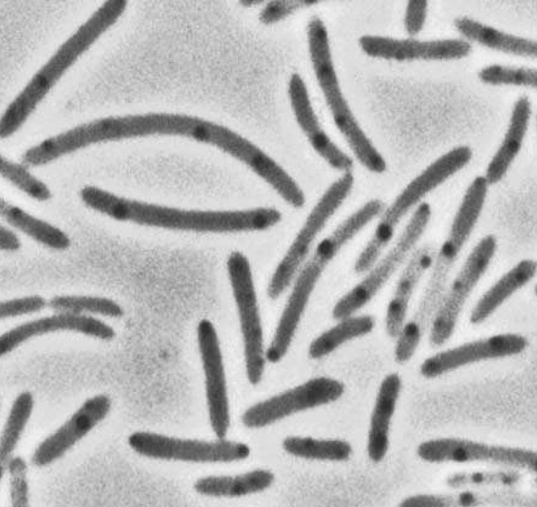
#> input picture bacteria.png, 537 x 507 px
$ jupyter execute --allow-errors Scipy.ipynb
#> lines starting #> are read from the running program, lines starting #| are printed output that depends on the picture; after the words box and inside, x2 and y2 are one past the last pixel; in counts of white or black regions, pixels touching at a corner belong together
[cell 1]
# création d'un dataset
import numpy as np
import matplotlib.pyplot as plt


x = np.linspace (0,10, 10)
y = np.sin(x)
plt.figure(figsize =(5,3))
plt.scatter( x, y)
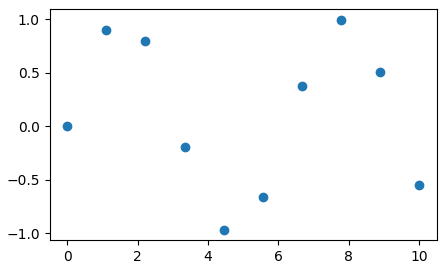
#> figure drawn by matplotlib, 1 panel

[cell 2]
from scipy.interpolate import interp1d
# création de la fontion d'interpolation
f= interp1d(x, y, kind='cubic')

# resultat de l'interpolation sur les nouvelles données
new_x = np.linspace(0,10, 50)

'''
new_x est créé pour avoir des points supplémentaires afin de tracer une courbe interpolée plus fine et continue,
ce qui donne une meilleure visualisation de la relation entre les points de départ x et y.

'''
result = f(new_x)
# visualisation avec matplotlib
plt.scatter(x,y)
plt.plot(new_x, result, c='r')
#> figure, not shown here; curve peaks at x = 7.76, y = 0.995

[cell 3]
# OPTIMISATION AVEC SCIPY

[cell 4]
# Curve_fit

# création d'un dataset avec du brut "normal"
x = np.linspace(0,2, 100)
y = 1/3 * x**3 - 3/5 *x**2 + 2 + np.random.randn(x.shape[0])/20
plt.scatter (x, y )

# Définition d'un modele statistique sensé "coller" au dataset ci-dessus
def f (x, a, b, c, d):
    return a * x**3 + b * x**2 + c * x + d

from scipy import optimize

# curve_fit permet de trouver les parametres du modele f grace a la méthode des moindres carrés
params, param_cov = optimize.curve_fit(f, x, y)  # params : c'est les différents paramétres de notre modéle (a,b,c,d)

# visualisatoin du resultat

plt.scatter( x,y)
plt.plot(x , f(x, params[0], params[1], params[2], params[3]), c='g', lw=3)
#> figure, not shown here; curve peaks at x = 2, y = 2.31

[cell 5]
# la fonction optimize.minimize est utile pour trouver un minimum local dans une fonction a N dimensions

[cell 6]
import numpy as np
import matplotlib.pyplot as plt
from scipy import optimize


# Définition d'une fonction a 1 Dimension
def g (x):
    return x**2 + 15*np.sin(x)

# Visualisation de la fonction
x = np.linspace(-10, 10, 100)
plt.plot(x, g(x))

# Définition d'un point x0 pour l'algorithme de minimisation
x0=-5
result = optimize.minimize(g, x0=x0 ).x # résultat de la minimisation

# visualisation du resultat
plt.plot (x, g(x), lw= 3, zorder= -1, c='black' )
plt.scatter (x0, g(x0),s=250, marker='+', c='r', zorder=1, label='initial') # point initial
plt.scatter(result, g(result), s=100, c='purple', zorder=1, label='final') # point final
plt.legend()
plt.show()
#> figure, not shown here; curve peaks at x = -10, y = 108.2; curve peaks at x = -10, y = 108.2

[cell 7]
import numpy as np
import matplotlib.pyplot as plt
from scipy import optimize


# Définition d'une fonction 2D. X est un tableau numpy a 2-Dimension
def f (x):
    return np.sin(x[0]) + np.cos(x[0]+x[1])*np.cos(x[0])

# Génération de la fonction sur un espace 2D.
x = np.linspace(-3, 3, 100)
y = np.linspace(-3, 3, 100)
x, y = np.meshgrid(x, y)

# Visualisation de la fonction
plt.contour(x, y, f(np.array([x, y])), 20)

# Placement d'un point x0 initial aux coordonées (0,0)
x0 = np.zeros((2, 1))

# Minimisation de la fonction
#> (the rest of this cell did not finish here and is left out)

[cell 8]
'''
TRAITEMENT DE SIGNAL :
fonction signal.detrend est parfaite pour éliminer une tendance linéaire dans un signal. Utile pour beaucoup d'applications !
Le module scipy.fftpack contient des fonctions tres puissantes et simples d'utilisation pour effectuer des transformations de Fourier
'''

[cell 9]
# Création d'un Dataset avec une tendance linéaire
x = np.linspace(0, 20, 100)
y = x + 4*np.sin(x) +np.random.randn(x.shape[0])
plt.plot(x, y)
#> figure, not shown here; curve peaks at x = 19.8, y = 25.21

[cell 10]
from scipy import signal

# Élimination de la tendance linéaire
new_y = signal.detrend(y)

# Visualisation des résultats
plt.plot(x, y, label='originel')
plt.plot(x, new_y, label='detrend')
plt.legend()
plt.show()
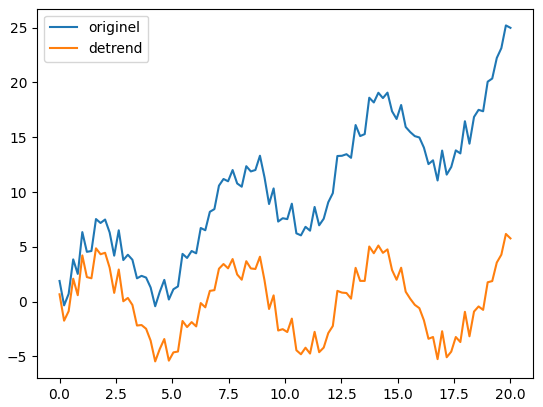
#> figure drawn by matplotlib, 1 panel; curve peaks at x = 19.8, y = 25.21; curve peaks at x = 19.8, y = 6.18

[cell 11]
'''  FFT
La transformation de Fourier permet d'analyser les fréquences qui composent un signal périodique (qui se répete avec le temps).
Cette opération produit un graphique que l'on appelle Spectre.
Une fois le Spectre généré, il est possible de filtrer les bruits indésirables
ou bien de sélectionner seulement certaines fréquences, ou d'en atténuer d'autres... les possibilités sont infinies.
'''

[cell 12]
# Création d'un signal périodique noyé dans du bruit.
x = np.linspace(0, 30, 1000)
y = 3*np.sin(x) + 2*np.sin(5*x) + np.sin(10*x) + np.random.random(x.shape[0])*10
plt.plot(x, y)
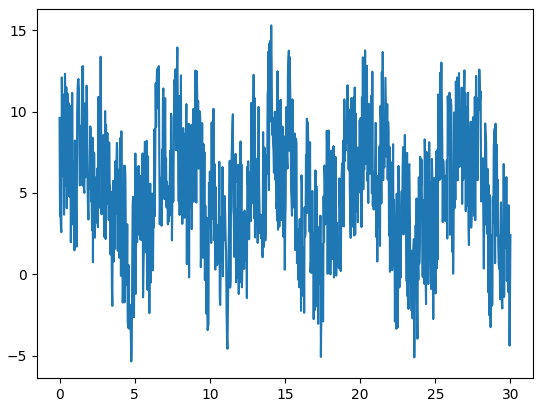
#> figure drawn by matplotlib, 1 panel; curve peaks at x = 14.08, y = 15.31

[cell 13]
from scipy import fftpack

# création des variables Fourier et Fréquences, qui permettent de construire le spectre du signal.
fourier = fftpack.fft(y)
power = np.abs(fourier) # la variable power est créée pour éiminer les amplitudes négatives
frequences = fftpack.fftfreq(y.size)
plt.plot(np.abs(frequences), power)
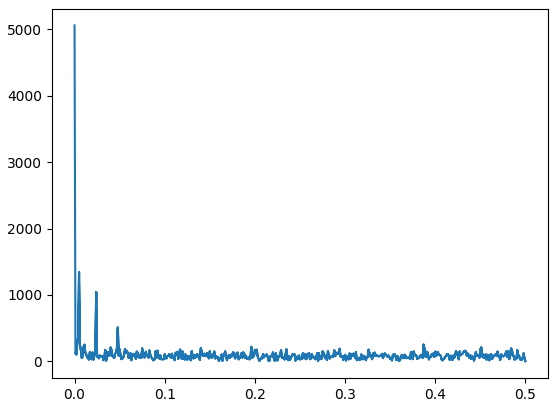
#> figure drawn by matplotlib, 1 panel

[cell 14]
# IMAGE PROCESSING

from scipy import ndimage

np.random.seed(0)
x= np.zeros((32,32))
x[10:-10, 10:-10] = 1
x[np.random.randint(0,32,30),np.random.randint(0,32,30)] = 1 #ajout d'artefacts aléatoires
plt.imshow(x)
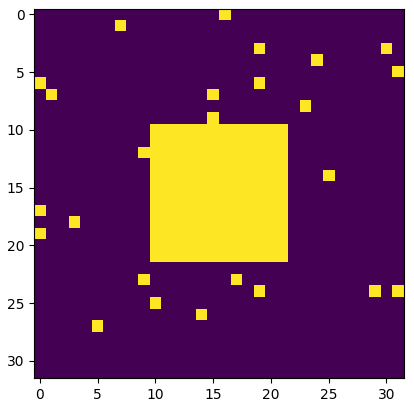
#> figure drawn by matplotlib, 1 panel

[cell 15]
'''
de dilation: imprime des pixels
d'érosion : efface des pixels
'''
# opération de binary_opening = érosion puis dilation
open_X = ndimage.binary_opening(x)
plt.imshow(open_X)
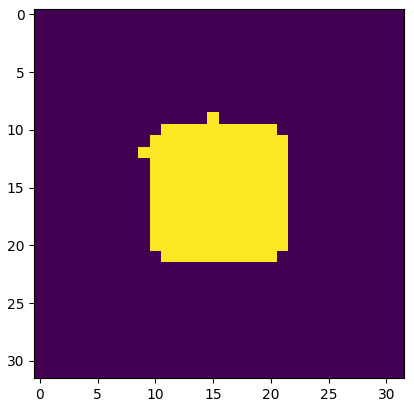
#> figure drawn by matplotlib, 1 panel

[cell 16]
# importer l'image avec pyplot
image = plt.imread('bacteria.png')
#> image is the input picture: shape (507, 537, 3) float32; min 0.169, max 0.957, mean 0.714
image = image[:,:,0] # réduire l'image en 2D
#> image: shape (507, 537) float32
plt.imshow(image, cmap='gray') # afficher l'image
image.shape
#> Out = (507, 537)

[cell 17]
# copy de l'image, puis création d'un histogramme
image_2 = np.copy(image)
plt.hist(image_2.ravel(), bins=255)
plt.title("distribution des valeurs d'intensité des pixels dans l'image.")
plt.show()
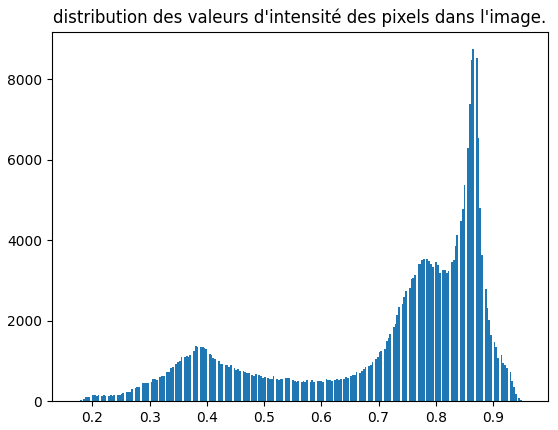
#> figure drawn by matplotlib, 1 panel; tallest bar 8742 high, from x = 0.864 to 0.867

[cell 18]
# boolean indexing: création d'une image binaire
image= image<0.6
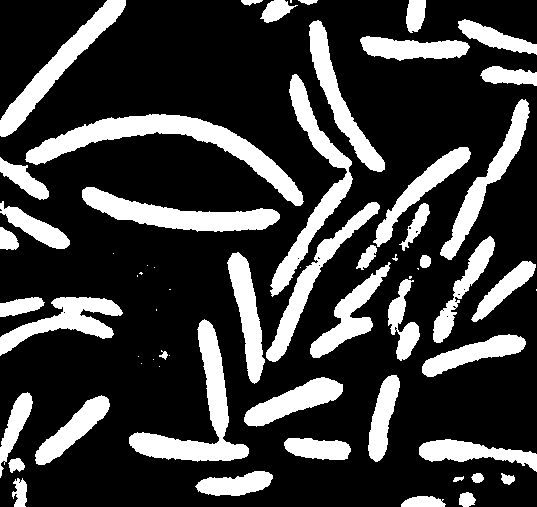
#> image: shape (507, 537) bool; 24% white; 63 white regions (18 under 20 px), largest, box (x1, y1, x2, y2) and area: (25, 114, 304, 206) 5741, (129, 319, 249, 462) 4297, (82, 187, 280, 232) 3820
plt.imshow(image)

[cell 19]
# morphologie utilisée pour enlever les artefacts
open_image = ndimage.binary_opening(image)
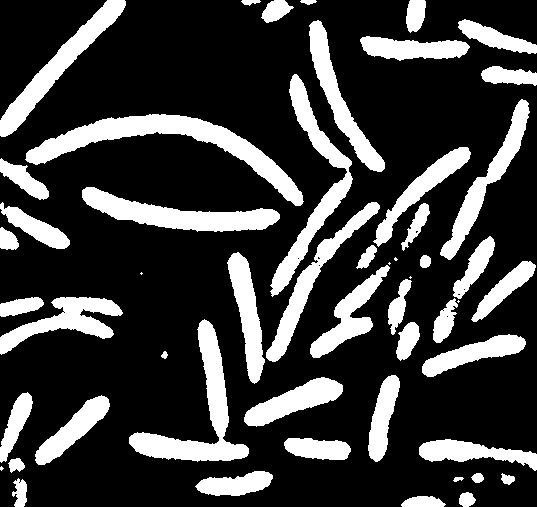
#> open_image: shape (507, 537) bool; 23.9% white; 53 white regions (6 under 20 px), largest, box (x1, y1, x2, y2) and area: (25, 114, 304, 206) 5733, (129, 319, 249, 462) 4295, (82, 187, 280, 232) 3820
plt.imshow(open_image)

# Segmentation de l'image: label_image contient les différents labels et n_labels est le nombre de labels
label_image, n_labels = ndimage.label(open_image)
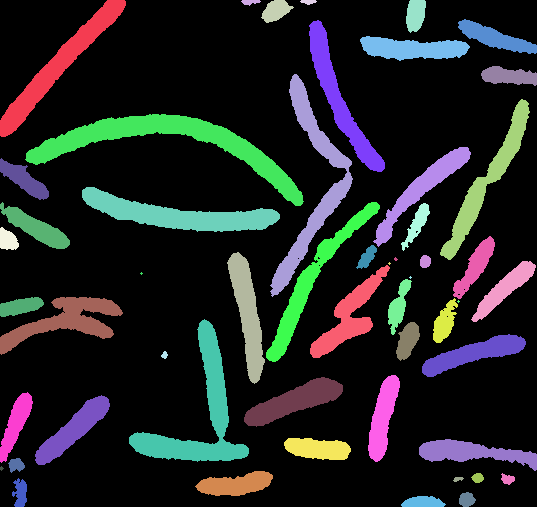
#> label_image: shape (507, 537) int32; 54 distinct labels, from 0 to 53; one colour per label, 0 black
#> n_labels = 53
print(f'il y a {n_labels} groupes')
#| il y a 53 groupes

# Visualisation de l'image étiquetée
plt.imshow(label_image)
